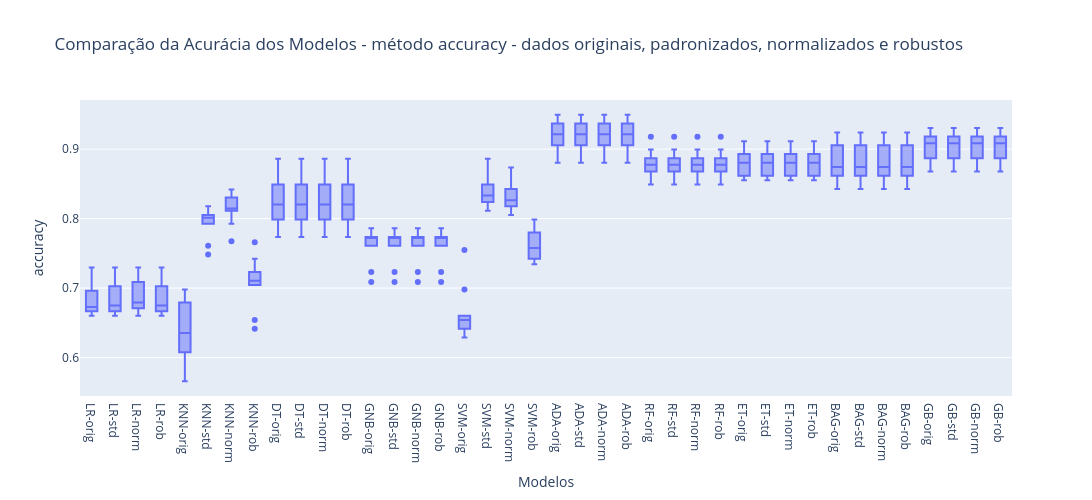

The notebook cell this image was saved under:
### Code cell
# boxplot de comparação dos modelos
fig = px.box(
    data_frame=pd.DataFrame(
        data=results, index=names
    ).transpose(),  # resultados individuais em linhas (index)
    y=names,
    title=f"Comparação da Acurácia dos Modelos - método {scoring} - dados originais, padronizados, normalizados e robustos",
    width=1500,
    height=500,
)
fig.update_layout(xaxis_title="Modelos", yaxis_title=scoring)
fig.show()

### Figure 1 — Plotly figure (JSON) as saved in the notebook; plotly's stock layout.template omitted (floating-point values rounded to 4 significant figures; data arrays with more than 128 entries replaced by an {"elided": "..."} marker saying what was removed)
{"data": [{"alignmentgroup": "True", "hovertemplate": "variable=%{x}<br>value=%{y}<extra></extra>", "legendgroup": "", "marker": {"color": "#636efa"}, "name": "", "notched": false, "offsetgroup": "", "orientation": "v", "showlegend": false, "type": "box", "x": {"elided": "400 str values"}, "x0": " ", "xaxis": "x", "y": {"elided": "400 float values"}, "y0": " ", "yaxis": "y"}], "layout": {"boxmode": "group", "height": 500, "legend": {"tracegroupgap": 0}, "title": {"text": "Comparação da Acurácia dos Modelos - método accuracy - dados originais, padronizados, normalizados e robustos"}, "width": 1500, "xaxis": {"anchor": "y", "domain": [0, 1], "title": {"text": "Modelos"}}, "yaxis": {"anchor": "x", "domain": [0, 1], "title": {"text": "accuracy"}}}}
